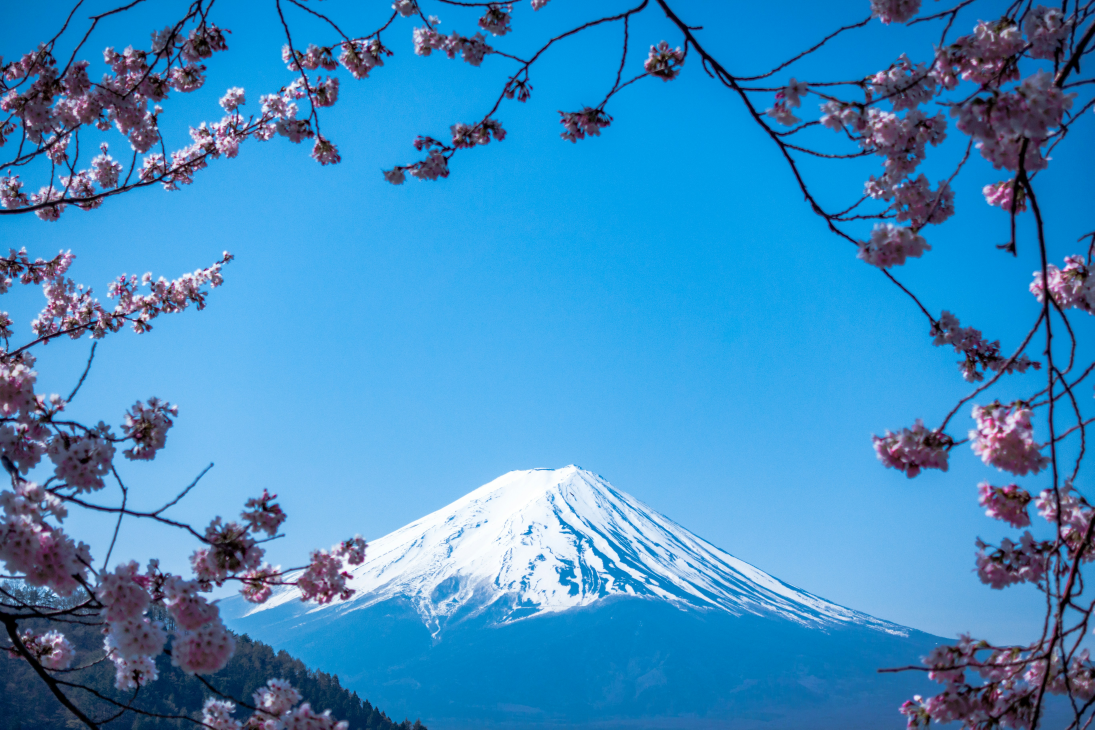
#> input picture core/profile/wallpapers/Japan.jpg, 5472 x 3648 px (shown at 1/5 size); its folder holds only this picture in this run
$ python -i lb_render.py   (imports and definitions only)
#> lines starting #> are read from the running program, lines starting #| are printed output that depends on the picture
### core/profile/render.py
#!/usr/bin/env python3
"""
Ignio sob profile card renderer.

make_card(stats) -> PIL.Image  (a finished profile card you can save as PNG)

Fonts are bundled in ./fonts so this runs anywhere with no install.
Only dependency: Pillow  (pip install pillow)
"""
from __future__ import annotations

import os
from PIL import Image, ImageDraw, ImageFont, ImageFilter

import unicodedata


# [40 lines left out: functions clean_name, renderable, not called in this run]


HERE = os.path.dirname(os.path.abspath(__file__))
FONTS = os.path.join(HERE, "fonts")
WALLPAPERS = os.path.join(HERE, "wallpapers")
BADGES = os.path.join(HERE, "badges")

# ---- theme -----------------------------------------------------------
# Color presets. Pick one with stats["theme"] = "amber" / "red" / ...
# or pass a custom (r,g,b) via stats["accent"].
THEMES = {
    "amber":  (240, 177, 50),
    "red":    (235, 70, 70),
    "blue":   (70, 150, 240),
    "green":  (80, 200, 120),
    "purple": (170, 110, 230),
    "pink":   (240, 110, 180),
    "cyan":   (60, 200, 210),
    "gold":   (220, 180, 60),
    "white":  (235, 235, 240),
}
DEFAULT_ACCENT = (240, 177, 50)    # #F0B132 amber

INK          = (245, 243, 250)
INK_DIM      = (150, 147, 165)
INK_FAINT    = (110, 107, 124)
BG_A         = (38, 35, 46)      # top-left of gradient
BG_B         = (22, 20, 28)      # bottom-right
CARD_EDGE    = (70, 66, 84)
PANEL        = (48, 45, 58)
TRACK        = (56, 53, 66)


# [11 lines left out: function _resolve_accent, not called in this run]


def _f(name, size):
    return ImageFont.truetype(os.path.join(FONTS, name), size)

def f_title(s): return _f("Outfit-Bold.ttf", s)
def f_label(s): return _f("WorkSans-Bold.ttf", s)
def f_num(s):   return _f("BricolageGrotesque-Bold.ttf", s)
def f_reg(s):   return _f("Outfit-Regular.ttf", s)


# ---- helpers ---------------------------------------------------------
def _diag_gradient(size, a, b):
    """Diagonal gradient — nicer than a flat vertical one."""
    w, h = size
    grad = Image.new("RGB", size)
    px = grad.load()
    for y in range(h):
        for x in range(w):
            t = (x / w + y / h) / 2
            px[x, y] = (
                int(a[0] + (b[0]-a[0])*t),
                int(a[1] + (b[1]-a[1])*t),
                int(a[2] + (b[2]-a[2])*t),
            )
    return grad


# [4 lines left out: function _round_mask, not called in this run]


def _text_w(d, text, font):
    b = d.textbbox((0, 0), text, font=font)
    return b[2] - b[0]


# [191 lines left out: functions _fmt, _avatar, _cover, make_card, not called in this run]

### core/profile/lb_render.py
# core/profile/lb_render.py
"""Leaderboard card: top-10 all-time sobs, plus the summary leaders."""
from __future__ import annotations

import os
from PIL import Image, ImageDraw, ImageFilter

from core.profile.render import (
    _diag_gradient, _round_mask, _text_w, _fmt, _cover,
    f_title, f_label, f_num, f_reg, WALLPAPERS, DEFAULT_ACCENT, THEMES,
    INK, INK_DIM, INK_FAINT, BG_A, BG_B, CARD_EDGE, PANEL, TRACK,
    clean_name,
)


def _fit_name(draw, name, font, max_w):
    """Strip box-glyph characters, then ellipsize to fit max_w pixels."""
    s = clean_name(str(name or "")) or "user"
    if _text_w(draw, s, font) <= max_w:
        return s
    ell = "…"
    while s and _text_w(draw, s + ell, font) > max_w:
        s = s[:-1]
    return (s + ell) if s else ell


def _resolve_accent(theme):
    accent = THEMES.get((theme or "amber").lower(), DEFAULT_ACCENT)
    soft = tuple(min(255, int(c + (255 - c) * 0.35)) for c in accent)
    return accent, soft


def make_leaderboard_card(data: dict, wallpaper: str | None = None, theme: str = "amber") -> Image.Image:
    """
    data keys:
      guild_name (str)
      top (list of dicts: {name, sobs} in rank order, up to 10)
      daily, weekly, giver, snitch  (each: {name, count} or None)
    """
    W, H, R = 1040, 760, 40
    ACCENT, ACCENT_SOFT = _resolve_accent(theme)

    # background
    card = None
    if wallpaper:
        want = wallpaper.lower()
        if os.path.isdir(WALLPAPERS):
            for f in os.listdir(WALLPAPERS):
                n, ext = os.path.splitext(f)
                if n.lower() == want and ext.lower() in (".png", ".jpg", ".jpeg", ".webp"):
                    card = _cover(Image.open(os.path.join(WALLPAPERS, f)).convert("RGB"), (W, H)).convert("RGBA")
                    break
    if card is None:
        card = _diag_gradient((W, H), BG_A, BG_B).convert("RGBA")
    else:
        card = Image.alpha_composite(card, Image.new("RGBA", (W, H), (12, 11, 16, 150)))

    d = ImageDraw.Draw(card)
    PAD = 44

    # title
    d.text((PAD, 34), "Sob Leaderboard", font=f_title(46), fill=INK)
    gname = data.get("guild_name", "")
    if gname:
        d.text((PAD, 90), _fit_name(d, gname, f_reg(24), W - 2 * PAD), font=f_reg(24), fill=INK_DIM)

    # top-10 list
    top = data.get("top", [])[:10]
    y = 140
    row_h = 46
    medal = {0: (255, 200, 60), 1: (200, 205, 215), 2: (205, 150, 95)}  # gold/silver/bronze
    for i, entry in enumerate(top):
        ry = y + i * row_h
        # rank chip
        rank_col = medal.get(i, PANEL)
        d.rounded_rectangle([PAD, ry, PAD + 44, ry + 36], radius=10, fill=rank_col)
        rk = str(i + 1)
        rkf = f_num(22)
        d.text((PAD + 22 - _text_w(d, rk, rkf) / 2, ry + 5), rk,
               font=rkf, fill=(30, 26, 16) if i < 3 else INK)
        # name — cleaned of box glyphs + ellipsized so the score never overlaps
        val = _fmt(entry["sobs"])
        vf = f_num(26)
        val_w = _text_w(d, val, vf)
        name_max = (W - PAD - val_w - 20) - (PAD + 60)
        nm = _fit_name(d, entry["name"], f_title(26), name_max)
        d.text((PAD + 60, ry + 4), nm, font=f_title(26), fill=INK)
        # sobs (right aligned)
        d.text((W - PAD - val_w, ry + 4), val, font=vf, fill=ACCENT_SOFT)

    # summary strip at the bottom
    sy = 140 + 10 * row_h + 16
    d.rounded_rectangle([PAD, sy, W - PAD, H - PAD], radius=20, fill=PANEL)
    cells = [
        ("TODAY", data.get("daily")),
        ("THIS WEEK", data.get("weekly")),
        ("TOP GIVER", data.get("giver")),
        ("TOP SNITCH", data.get("snitch")),
    ]
    cw = (W - PAD * 2) / 4
    for i, (label, info) in enumerate(cells):
        cx = PAD + i * cw + 18
        d.text((cx, sy + 18), label, font=f_label(15), fill=INK_DIM)
        if info:
            d.text((cx, sy + 40), _fit_name(d, info["name"], f_title(20), cw - 28), font=f_title(20), fill=INK)
            d.text((cx, sy + 68), _fmt(info["count"]), font=f_num(22), fill=ACCENT_SOFT)
        else:
            d.text((cx, sy + 40), "—", font=f_title(20), fill=INK_FAINT)

    mask = _round_mask((W, H), R)
    out = Image.new("RGBA", (W, H), (0, 0, 0, 0))
    out.paste(card, (0, 0), mask)
    ImageDraw.Draw(out).rounded_rectangle([1, 1, W - 2, H - 2], radius=R, outline=CARD_EDGE, width=2)
    return out

>>> import cv2
>>> picture = cv2.imread('wallpapers/Japan.jpg', cv2.IMREAD_GRAYSCALE)
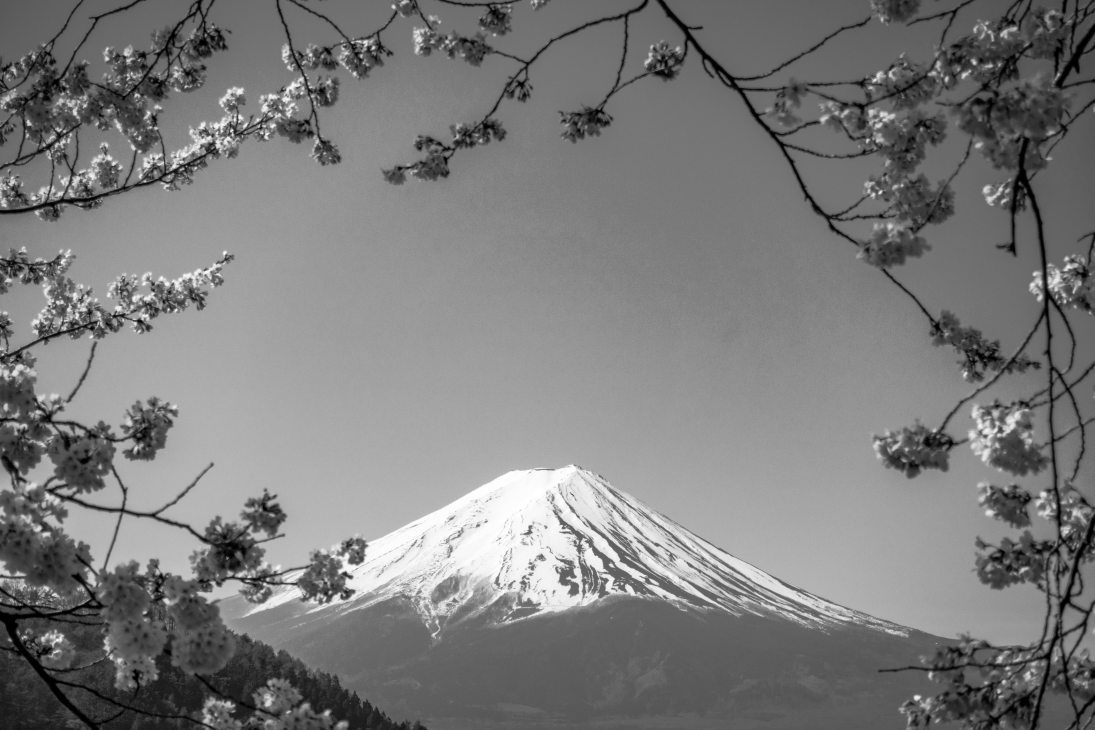
#> picture: shape (3648, 5472) (shown at 1/5 size); min 0, max 255, mean 123.4
>>> result = make_leaderboard_card(picture)
#> in _diag_gradient, `grad = Image.new("RGB", size)`: grad: PIL image 1040x760 RGB; every value is 0
#> in make_leaderboard_card, `card = _diag_gradient((W, H), BG_A, BG_B).convert("RGBA")`:
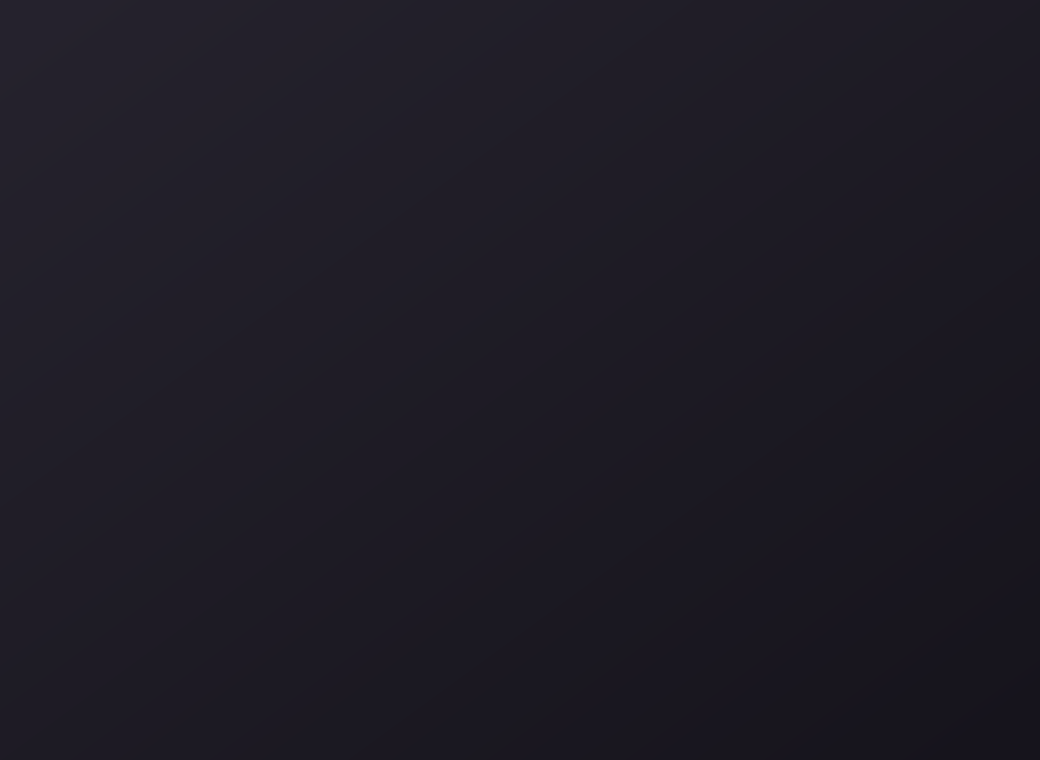
#> card: PIL image 1040x760 RGBA; mean R, G, B, A 29.5, 27, 36.5, 255
#> (the run stopped early here; a loop or call above may not have finished)
